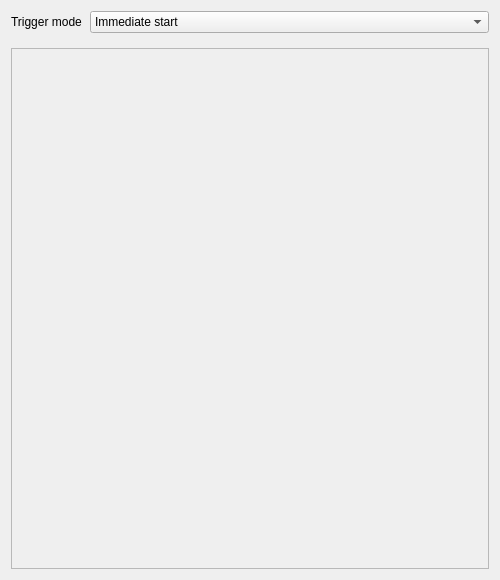
<?xml version="1.0" encoding="UTF-8"?>
<ui version="4.0">
 <class>TrigTab</class>
 <widget class="QWidget" name="TrigTab">
  <property name="geometry">
   <rect>
    <x>0</x>
    <y>0</y>
    <width>500</width>
    <height>580</height>
   </rect>
  </property>
  <property name="windowTitle">
   <string>Form</string>
  </property>
  <layout class="QGridLayout" name="gridLayout">
   <property name="verticalSpacing">
    <number>15</number>
   </property>
   <item row="0" column="0">
    <layout class="QHBoxLayout" name="horizontalLayout">
     <property name="spacing">
      <number>8</number>
     </property>
     <item>
      <widget class="QLabel" name="trigModeLabel">
       <property name="sizePolicy">
        <sizepolicy hsizetype="Preferred" vsizetype="Preferred">
         <horstretch>0</horstretch>
         <verstretch>0</verstretch>
        </sizepolicy>
       </property>
       <property name="text">
        <string>Trigger mode</string>
       </property>
      </widget>
     </item>
     <item>
      <widget class="QComboBox" name="trigModeCB">
       <property name="sizePolicy">
        <sizepolicy hsizetype="Expanding" vsizetype="Fixed">
         <horstretch>0</horstretch>
         <verstretch>0</verstretch>
        </sizepolicy>
       </property>
       <property name="minimumSize">
        <size>
         <width>0</width>
         <height>22</height>
        </size>
       </property>
       <item>
        <property name="text">
         <string>Immediate start</string>
        </property>
       </item>
       <item>
        <property name="text">
         <string>Timed start and stop</string>
        </property>
       </item>
       <item>
        <property name="text">
         <string>TTL controlled start and stop</string>
        </property>
       </item>
       <item>
        <property name="text">
         <string>Spike detection start and stop</string>
        </property>
       </item>
       <item>
        <property name="text">
         <string>Remote controlled start and stop</string>
        </property>
       </item>
      </widget>
     </item>
    </layout>
   </item>
   <item row="1" column="0">
    <widget class="QFrame" name="trigFrame">
     <property name="sizePolicy">
      <sizepolicy hsizetype="Expanding" vsizetype="Expanding">
       <horstretch>0</horstretch>
       <verstretch>0</verstretch>
      </sizepolicy>
     </property>
     <property name="frameShape">
      <enum>QFrame::StyledPanel</enum>
     </property>
     <property name="frameShadow">
      <enum>QFrame::Sunken</enum>
     </property>
    </widget>
   </item>
  </layout>
 </widget>
 <tabstops>
  <tabstop>trigModeCB</tabstop>
 </tabstops>
 <resources/>
 <connections/>
</ui>
